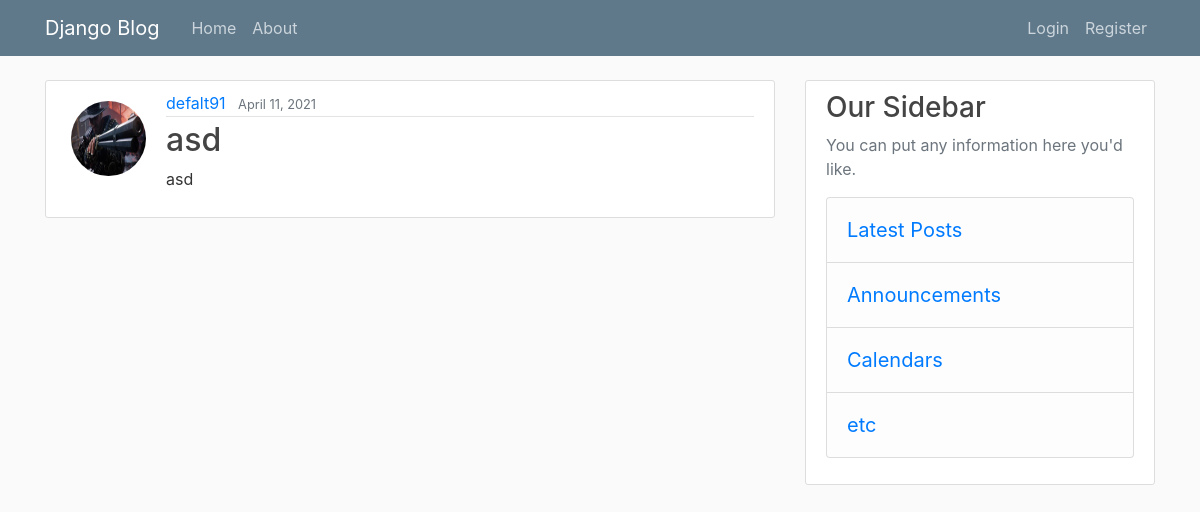
Page /post/102/ on the committed database.
### blog/models.py (models this page shows, shortened)
class post(models.Model):
    title = models.CharField(max_length=100)
    author = models.ForeignKey(User, on_delete=models.CASCADE)
    content = models.TextField()
    date_posted = models.DateTimeField(default=timezone.now)

### Accounts/models.py (models this page shows, shortened)
class profile(models.Model):
    user = models.OneToOneField(User, on_delete=models.CASCADE)
    image = models.ImageField(default="default.jpg", upload_to="profile_pics")

### blog/views.py (the view)
# urls.py: path('post/<int:pk>/', DetailvieW.as_view(), name='post-detail'),
class DetailvieW(DetailView):
    model = post

### blog/templates/blog/post_detail.html (shortened to what this page needs)
{% extends "blog/base.html" %}
{% block content %}
<article class="media content-section">
    <img src="{{object.author.profile.image.url}}" class="rounded-circle article-img">
    <div class="media-body">
        <div class="article-metadata">
            <a class="mr-2" href="#">{{ post.author }}</a>
            <small class="text-muted ">{{ post.date_posted|date:"F d, Y" }}</small>
        </div>
        <h2>{{ post.title }}</h2>
        <p class="article-content">{{ post.content }}</p>
    </div>
</article>
{% endblock content%}

### blog/static/blog/main.css (style rules this page uses)
body { background: #fafafa; color: #333333; margin-top: 5rem; }
h1, h2, h3, h4, h5, h6 { color: #444444; }
.content-section { background: #ffffff; padding: 10px 20px; border: 1px solid #dddddd; border-radius: 3px; margin-bottom: 20px; }
.article-content { white-space: pre-line; }
.article-img { height: 75px; width: 75px; margin-top: 10px; margin-right: 20px; margin-left: 5px }
.article-metadata { padding-bottom: 1px; margin-bottom: 4px; border-bottom: 1px solid #e3e3e3 }

### rows in the picture
post: author.profile.image (picture), author "defalt91", date_posted "April 11, 2021", title "asd", content "asd"
